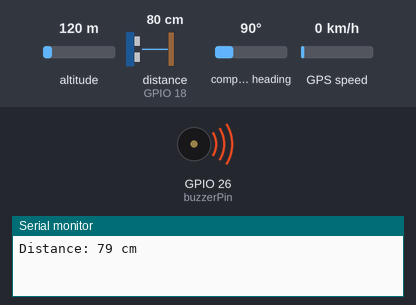
Bench run of a sketch on a simulated ESP32. On the bench: buzzer (waves = sounding), the last lines printed to the serial monitor. Wiring (inferred from the names in the program): ultrasonic range finder: trigger GPIO 4; echo GPIO 18. The test bench sets the inputs (shaded band); at power-on: distance to the obstacle (sensor on GPIO 18) 80 cm, altitude 120 m, compass heading 90°, GPS speed 0 km/h. The echo pulse lasts 58.3 µs per cm; WiFi joins after 1.5 s; servers stay silent unless stated; uploads are accepted with an empty reply; the GPS gets a fix after 3 s at 37.7749, -122.4194 with 8 satellites.

Above: at 1.2 s.
1.3 s: distance to the obstacle (sensor on GPIO 18) set to 29 cm
5.4 s: distance to the obstacle (sensor on GPIO 18) set to 24 cm
6.9 s: distance to the obstacle (sensor on GPIO 18) set to 35 cm
At 10.07 s:
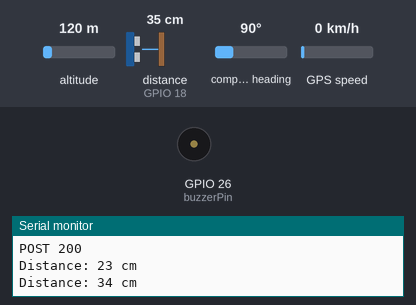
10.4 s: distance to the obstacle (sensor on GPIO 18) set to 2 cm
Timing chart, 0 to 12.9 s (numbered marks = the images above; inputs shaded):
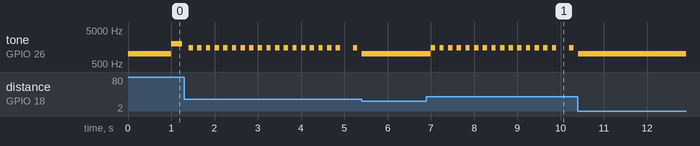

The sketch:

SafeStep.ino
```cpp
#include <Arduino.h>
#include <WiFi.h>
#include <WiFiClientSecure.h>
#include <HTTPClient.h>
#include <TinyGPS++.h>
#include <HardwareSerial.h>
#include <ArduinoJson.h>

// ================== WiFi Config ==================
const char* ssid = "Ayon";
const char* password = "Ayon.2008";

// ================== Supabase Config ==================
const char* supabase_url = "https://tjqnvnbusuiizxjebayp.supabase.co/rest/v1/gps_data";
const char* supabase_key = "eyJhbGciOiJIUzI1NiIsInR5cCI6IkpXVCJ9.eyJpc3MiOiJzdXBhYmFzZSIsInJlZiI6InRqcW52bmJ1c3VpaXp4amViYXlwIiwicm9sZSI6ImFub24iLCJpYXQiOjE3NDczMDkxMzYsImV4cCI6MjA2Mjg4NTEzNn0.E0KSKTTjd4hTe0gN4ARazt-eJpZRWwFqqzUSVsHhfcM";

// ================== GPS Setup ==================
TinyGPSPlus gps;
HardwareSerial SerialGPS(2);  // RX2 = GPIO16, TX2 = GPIO17

// ================== Ultrasonic Sensor Pins ==================
const int trigPin = 4;
const int echoPin = 18;
const int buzzerPin = 26;

// Distance thresholds (cm)
const int dangerDist = 25;
const int closeDist = 50;
const int mediumDist = 80;
const int farDist = 100;

// ================== Timing Intervals ==================
const unsigned long distanceInterval = 200;   // every 200ms
const unsigned long gpsInterval = 50;         // process GPS serial often
const unsigned long sendInterval = 5000;      // every 5 seconds

// ================== State Variables ==================
unsigned long lastDistanceMillis = 0;
unsigned long lastGpsMillis = 0;
unsigned long lastSendMillis = 0;

long lastDistance = 0;
unsigned long buzzerTimer = 0;
bool buzzerOn = false;
int buzzerPattern = 0;

WiFiClientSecure client;

// ================== Setup ==================
void setup() {
  Serial.begin(115200);
  SerialGPS.begin(9600, SERIAL_8N1, 16, 17);

  pinMode(trigPin, OUTPUT);
  pinMode(echoPin, INPUT);
  pinMode(buzzerPin, OUTPUT);
  noTone(buzzerPin);

  WiFi.begin(ssid, password);
  client.setInsecure();
}

// ================== Non-blocking Distance Measurement ==================
long measureDistance() {
  digitalWrite(trigPin, LOW);
  delayMicroseconds(2);
  digitalWrite(trigPin, HIGH);
  delayMicroseconds(10);
  digitalWrite(trigPin, LOW);

  long duration = pulseIn(echoPin, HIGH, 25000);  // 25ms timeout
  if (duration == 0) return 999;  // out of range
  return duration * 0.034 / 2;
}

// ================== Buzzer Pattern Controller ==================
void updateBuzzer() {
  unsigned long now = millis();

  switch (buzzerPattern) {
    case 0:  // dangerDist (continuous tone)
      tone(buzzerPin, 1000);
      break;

    case 1:  // closeDist (beep 100ms on/off)
      if (now - buzzerTimer >= 100) {
        buzzerTimer = now;
        if (buzzerOn) noTone(buzzerPin);
        else tone(buzzerPin, 1500);
        buzzerOn = !buzzerOn;
      }
      break;

    case 2:  // mediumDist (250ms on, 1s off)
      if (now - buzzerTimer >= (buzzerOn ? 250 : 1000)) {
        buzzerTimer = now;
        if (buzzerOn) noTone(buzzerPin);
        else tone(buzzerPin, 2000);
        buzzerOn = !buzzerOn;
      }
      break;

    case 3:  // farDist (500ms on, 1.5s off)
      if (now - buzzerTimer >= (buzzerOn ? 500 : 1500)) {
        buzzerTimer = now;
        if (buzzerOn) noTone(buzzerPin);
        else tone(buzzerPin, 3000);
        buzzerOn = !buzzerOn;
      }
      break;

    case 4:  // idle (off)
      noTone(buzzerPin);
      buzzerOn = false;
      break;
  }
}

// ================== Distance Logic ==================
void handleDistance() {
  long distance = measureDistance();
  if (distance != lastDistance) {
    Serial.print("Distance: ");
    Serial.print(distance);
    Serial.println(" cm");
    lastDistance = distance;
  }

  if (distance <= dangerDist) buzzerPattern = 0;
  else if (distance <= closeDist) buzzerPattern = 1;
  else if (distance <= mediumDist) buzzerPattern = 2;
  else if (distance <= farDist) buzzerPattern = 3;
  else buzzerPattern = 4;
}

// ================== GPS Processing ==================
void handleGPS() {
  while (SerialGPS.available() > 0) {
    gps.encode(SerialGPS.read());
  }
}

// ================== Send GPS Data to Supabase ==================
void sendToSupabase() {
  if (WiFi.status() != WL_CONNECTED) return;

  StaticJsonDocument<256> doc;
  doc["latitude"] = gps.location.lat();
  doc["longitude"] = gps.location.lng();
  doc["altitude"] = gps.altitude.meters();
  doc["speed"] = gps.speed.kmph();
  doc["course"] = gps.course.deg();
  doc["satellites"] = gps.satellites.value();
  doc["hdop"] = gps.hdop.hdop();

  if (gps.date.isValid()) {
    char dateStr[11];
    sprintf(dateStr, "%04d-%02d-%02d", gps.date.year(), gps.date.month(), gps.date.day());
    doc["gps_date"] = dateStr;
  }
  if (gps.time.isValid()) {
    char timeStr[9];
    sprintf(timeStr, "%02d:%02d:%02d", gps.time.hour(), gps.time.minute(), gps.time.second());
    doc["gps_time"] = timeStr;
  }

  String json;
  serializeJson(doc, json);

  HTTPClient http;
  http.begin(client, supabase_url);
  http.addHeader("Content-Type", "application/json");
  http.addHeader("apikey", supabase_key);
  http.addHeader("Authorization", String("Bearer ") + supabase_key);
  int code = http.POST(json);
  http.end();

  Serial.printf("POST %d\n", code);
}

// ================== Main Loop ==================
void loop() {
  unsigned long now = millis();

  // Periodic distance check
  if (now - lastDistanceMillis >= distanceInterval) {
    lastDistanceMillis = now;
    handleDistance();
  }

  // Buzzer runs continuously, state-based
  updateBuzzer();

  // GPS decode frequently
  if (now - lastGpsMillis >= gpsInterval) {
    lastGpsMillis = now;
    handleGPS();
  }

  // Periodic Supabase send
  if (gps.location.isUpdated() && (now - lastSendMillis >= sendInterval)) {
    lastSendMillis = now;
    sendToSupabase();
  }
}
```

Measured:
- after the input at 6.9 s, tone on GPIO 26 (buzzerPin): goes 14 × (1500 Hz 0.10 s, silent 0.10 s), 1500 Hz 0.10 s, silent 0.30 s, 1500 Hz 0.10 s, then silent, starting after 0.10 s
